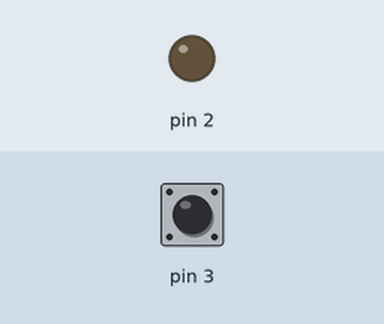
The sketch below on a simulated Arduino Uno, built with avr-gcc and run on an emulated ATmega328P. Parts: output pins drawn as LEDs (lit = HIGH). The inputs (shaded band) are chosen by the test bench; at power-on: pin 3 HIGH.

Above: at 1.2 s.
1.3 s: pin 3 pulled LOW for 0.15 s
At 1.37 s:
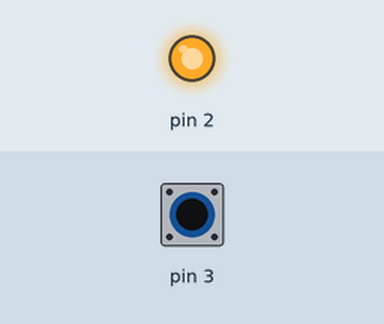
2.9 s: pin 3 pulled LOW for 3.2 s
At 7.2 s:
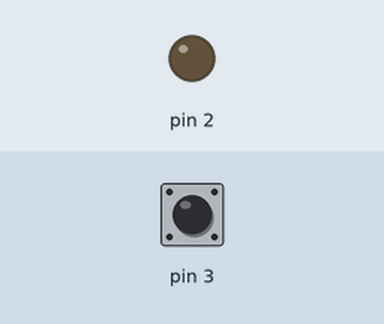
Timing chart, 0 to 8.7 s (numbered marks = the images above; inputs shaded):
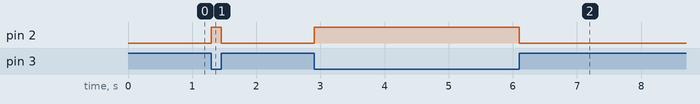

The sketch:

FM625_Lab16.ino
```cpp
void setup() {
  pinMode(2,OUTPUT);
  pinMode(3,INPUT_PULLUP);
  digitalWrite(2,LOW);
}

void loop() {
  if(!digitalRead(3)){
    digitalWrite(2,HIGH);
  }
  else {
    digitalWrite(2,LOW);
  }
}
```

Measured:
- after the input at 1.3 s, pin 2: LOW → HIGH at once, → LOW 0.15 s later
- after the input at 2.9 s, pin 2: LOW → HIGH at once, → LOW 3.2 s later
